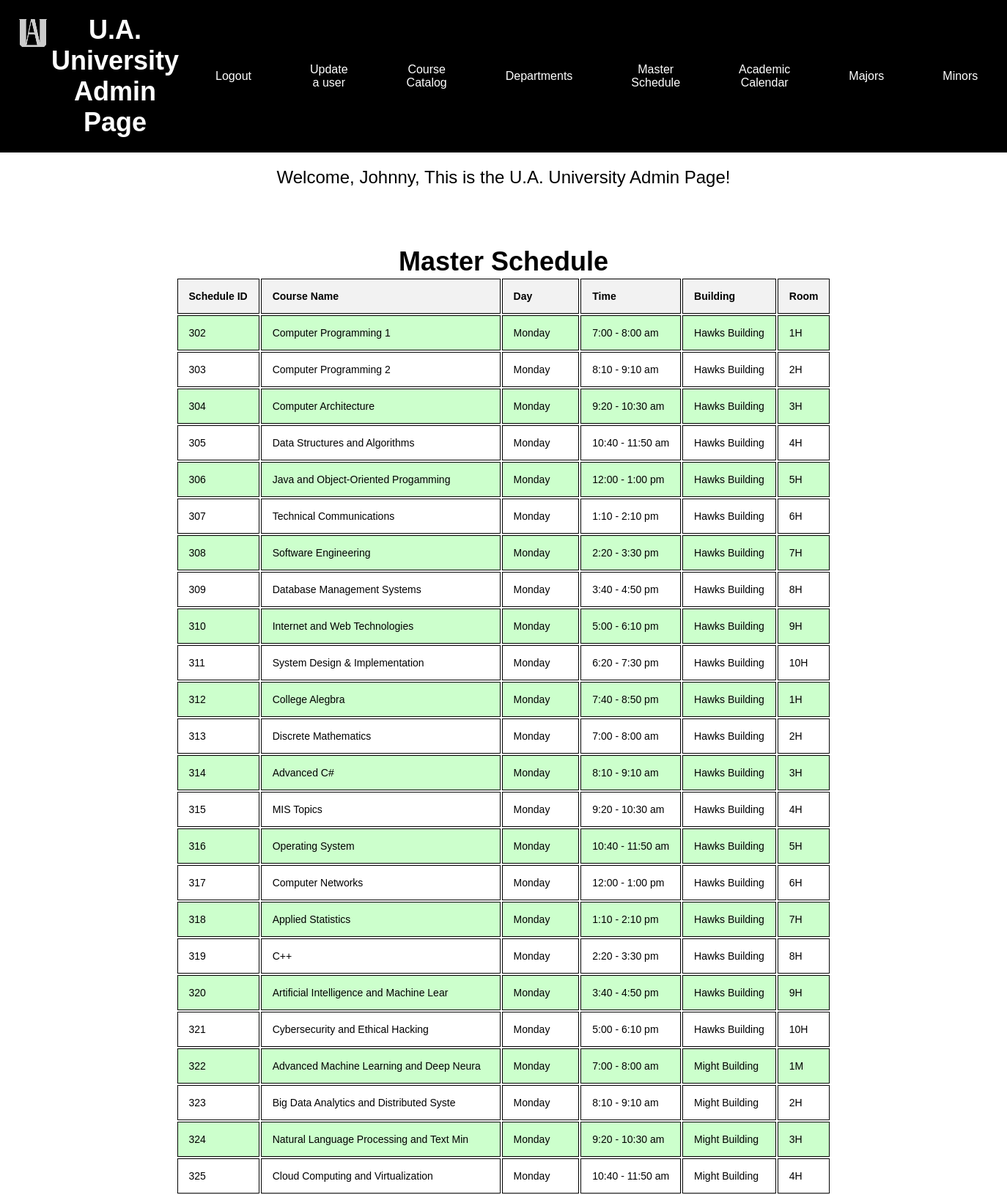
The app's page /Systemsproject/admin_page1.php (signed in, upper part) with its own data.
### tables this page shows
CREATE TABLE `masterschedule` (
  `ScheduleID` int(11) NOT NULL,
  `CourseID` varchar(100) DEFAULT NULL,
  `CourseName` varchar(40) NOT NULL,
  `Day` varchar(10) DEFAULT NULL,
  `Time` varchar(20) DEFAULT NULL,
  `Bldg` varchar(50) DEFAULT NULL,
  `Room` varchar(50) DEFAULT NULL
);

### Systemsproject/admin_page1.php (the view, shortened to what this page needs)
<?php
@include 'config1.php';
?>
<!DOCTYPE html>
<html lang="en">
<head>
   <link rel="stylesheet" href="css/fatman1.css">
</head>
   <div class="header">
      <img src="ua.png" alt="U.A. Logo" class="logo">
      <h1>U.A. University Admin Page</h1>
      <div class="buttons">
         <a href="logout1.php" class="btn">Logout</a>
         <a href="Update_a_user1.php" class="btn">Update a user</a>
         <a href="course_catalog1.php" class="btn">Course Catalog</a>
         <a href="Departments_page1.php" class="btn">Departments</a>
         <a href="master_schedule1.php" class="btn">Master Schedule</a>
         <a href="calendar_admin1.php" class="btn">Academic Calendar</a>
         <a href="majors1.php" class="btn">Majors</a>
      <a href="minors1.php" class="btn">Minors</a>
      </div>
   </div>
   <div class="welcome-message">
      <p>Welcome, <?php echo $_SESSION['admin_name']; ?>, This is the U.A. University Admin Page!</p>
   <div class="container">
      <div class="content">
</html>
<div class="container">
   <div class="content">
      <h2>Master Schedule</h2>
      <table border="1">
         <tr>
            <th>Schedule ID</th>
            <th>Course Name</th>
            <th>Day</th>
            <th>Time</th>
            <th>Building</th>
            <th>Room</th>
         </tr>
         <?php
         $query = "SELECT ScheduleID, CourseName, Day, Time, Bldg, Room FROM masterschedule";
         $result = mysqli_query($conn, $query);
         if (mysqli_num_rows($result) > 0) {
            while($row = mysqli_fetch_assoc($result)) {
               echo "<tr>";
               echo "<td>" . htmlspecialchars($row["ScheduleID"]) . "</td>";
               echo "<td>" . htmlspecialchars($row["CourseName"]) . "</td>";
               echo "<td>" . htmlspecialchars($row["Day"]) . "</td>";
               echo "<td>" . htmlspecialchars($row["Time"]) . "</td>";
               echo "<td>" . htmlspecialchars($row["Bldg"]) . "</td>";
               echo "<td>" . htmlspecialchars($row["Room"]) . "</td>";
               echo "</tr>";
            }
         } else {
            echo "<tr><td colspan='5'>No schedule available</td></tr>";
         }
         ?>
      </table>
   </div>
</div>

### Systemsproject/css/fatman1.css (style rules this page uses)
* { font-family: 'Cursive', sans-serif; margin: 0; padding: 0; box-sizing: border-box; outline: none; border: none; text-decoration: none; }
.container { min-height: 100vh; display: flex; align-items: center; justify-content: center; padding: 20px; padding-bottom: 60px; }
.container .content { text-align: center; }

### Systemsproject/admin_page1.php (style rules this page uses)
.header { background: #000; color: #fff; padding: 20px; text-align: center; display: flex; justify-content: space-between; }
.header h1 { font-size: 36px; }
.container { margin-top: 20px; }
.buttons { display: flex; align-items: center; }
.buttons a { margin-left: 20px; background: #000; color: #fff; padding: 10px 30px; text-decoration: none; border-radius: 5px; }
.header .logo { width: 50px; height: 50px; }
.welcome-message { text-align: center; padding: 20px; font-size: 24px; margin-bottom: 10px; }
th, td { border: 1px solid #000; padding: 15px; text-align: left; font-size: 14px; word-wrap: break-word; }
th { background-color: #f2f2f2; }
tr:nth-child(even) { background-color: #ccffcc; }

### records on screen
masterschedule: ScheduleID "302", CourseName "Computer Programming 1", Day "Monday", Time "7:00 - 8:00 am", Bldg "Hawks Building", Room "1H"
masterschedule: ScheduleID "303", CourseName "Computer Programming 2", Day "Monday", Time "8:10 - 9:10 am", Bldg "Hawks Building", Room "2H"
masterschedule: ScheduleID "304", CourseName "Computer Architecture", Day "Monday", Time "9:20 - 10:30 am", Bldg "Hawks Building", Room "3H"
masterschedule: ScheduleID "305", CourseName "Data Structures and Algorithms", Day "Monday", Time "10:40 - 11:50 am", Bldg "Hawks Building", Room "4H"
masterschedule: ScheduleID "306", CourseName "Java and Object-Oriented Progamming", Day "Monday", Time "12:00 - 1:00 pm", Bldg "Hawks Building", Room "5H"
masterschedule: ScheduleID "307", CourseName "Technical Communications", Day "Monday", Time "1:10 - 2:10 pm", Bldg "Hawks Building", Room "6H"
masterschedule: ScheduleID "308", CourseName "Software Engineering", Day "Monday", Time "2:20 - 3:30 pm", Bldg "Hawks Building", Room "7H"
masterschedule: ScheduleID "309", CourseName "Database Management Systems", Day "Monday", Time "3:40 - 4:50 pm", Bldg "Hawks Building", Room "8H"
masterschedule: ScheduleID "310", CourseName "Internet and Web Technologies", Day "Monday", Time "5:00 - 6:10 pm", Bldg "Hawks Building", Room "9H"
masterschedule: ScheduleID "311", CourseName "System Design & Implementation", Day "Monday", Time "6:20 - 7:30 pm", Bldg "Hawks Building", Room "10H"
masterschedule: ScheduleID "312", CourseName "College Alegbra", Day "Monday", Time "7:40 - 8:50 pm", Bldg "Hawks Building", Room "1H"
masterschedule: ScheduleID "313", CourseName "Discrete Mathematics", Day "Monday", Time "7:00 - 8:00 am", Bldg "Hawks Building", Room "2H"
masterschedule: ScheduleID "314", CourseName "Advanced C#", Day "Monday", Time "8:10 - 9:10 am", Bldg "Hawks Building", Room "3H"
masterschedule: ScheduleID "315", CourseName "MIS Topics", Day "Monday", Time "9:20 - 10:30 am", Bldg "Hawks Building", Room "4H"
masterschedule: ScheduleID "316", CourseName "Operating System", Day "Monday", Time "10:40 - 11:50 am", Bldg "Hawks Building", Room "5H"
masterschedule: ScheduleID "317", CourseName "Computer Networks", Day "Monday", Time "12:00 - 1:00 pm", Bldg "Hawks Building", Room "6H"
masterschedule: ScheduleID "318", CourseName "Applied Statistics", Day "Monday", Time "1:10 - 2:10 pm", Bldg "Hawks Building", Room "7H"
masterschedule: ScheduleID "319", CourseName "C++", Day "Monday", Time "2:20 - 3:30 pm", Bldg "Hawks Building", Room "8H"
masterschedule: ScheduleID "320", CourseName "Artificial Intelligence and Machine Lear", Day "Monday", Time "3:40 - 4:50 pm", Bldg "Hawks Building", Room "9H"
masterschedule: ScheduleID "321", CourseName "Cybersecurity and Ethical Hacking", Day "Monday", Time "5:00 - 6:10 pm", Bldg "Hawks Building", Room "10H"
masterschedule: ScheduleID "322", CourseName "Advanced Machine Learning and Deep Neura", Day "Monday", Time "7:00 - 8:00 am", Bldg "Might Building", Room "1M"
masterschedule: ScheduleID "323", CourseName "Big Data Analytics and Distributed Syste", Day "Monday", Time "8:10 - 9:10 am", Bldg "Might Building", Room "2H"
masterschedule: ScheduleID "324", CourseName "Natural Language Processing and Text Min", Day "Monday", Time "9:20 - 10:30 am", Bldg "Might Building", Room "3H"
masterschedule: ScheduleID "325", CourseName "Cloud Computing and Virtualization", Day "Monday", Time "10:40 - 11:50 am", Bldg "Might Building", Room "4H"

### other values on screen
$_SESSION['admin_name'] "Johnny"
